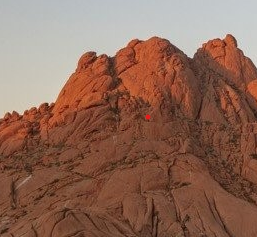
#> input picture tools/test.png, 257 x 237 px
$ jupyter execute conv3d.ipynb
#> lines starting #> are read from the running program, lines starting #| are printed output that depends on the picture
[cell 1]
import numpy as np
import matplotlib.pyplot as plt
from scipy import ndimage
from PIL import Image


# 输入图像
img = Image.open('test.png')
#> img is the input picture: PIL image 257x237 RGBA; mean R, G, B, A 141.6, 104.2, 88, 255

# 卷积核
kernel = np.array([[[0, 1, 0],
                    [1,-4, 1],
                    [0, 1, 0]],
                    [[0, 1, 0],
                    [1,-4, 1],
                    [0, 1, 0]],
                    [[0, 1, 0],
                    [1,-4, 1],
                    [0, 1, 0]]])
plt.imshow(img)

[cell 2]
# 卷积后的图像
conv_img = ndimage.convolve(img, kernel)
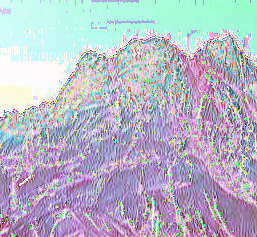
#> conv_img: shape (237, 257, 4); mean R, G, B, A 110.9, 133.4, 151.9, 129.2; transparent parts drawn white

plt.imshow(conv_img)
